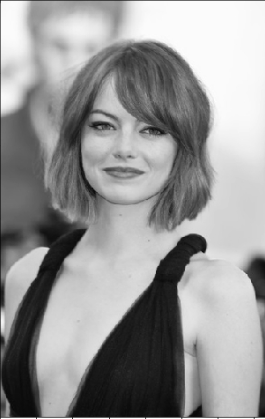
#> input picture HaL6/computer-vision/Lab6/girl.png, 265 x 419 px, found by its file name
$ python test.py
#> lines starting #> are read from the running program, lines starting #| are printed output that depends on the picture
#!/usr/bin/env python

import numpy as np
import cv2

def grayscale(im):
    height, width, channels = im.shape
    grayscale_im = np.zeros((height, width))
    for i in range(height):
        for j in range(width):
            grayscale_im[i][j] = int(np.average(im[i][j]))
    return grayscale_im

def threshold(im):
    '''
    Using local maxima and minima method
    '''
    I_max = np.amax(im)
    I_min = np.amin(im)
    if I_max == I_min:
        epsilon = 0.01
    else:
        epsilon = 0
    return (I_max-I_min)/(I_max+I_min)

# Binarization
def binarization(im):
    im_threshold = 127
    im[grayscale_im <= im_threshold] = 0
    im[grayscale_im > im_threshold] = 255
    return im

if __name__ == "__main__":
    path = './girl.png'
    im = cv2.imread(path)
#> im is the input picture: shape (419, 265, 3); min 8, max 255, mean 150.3
    bin_im = cv2.Canny(im, 100, 200)
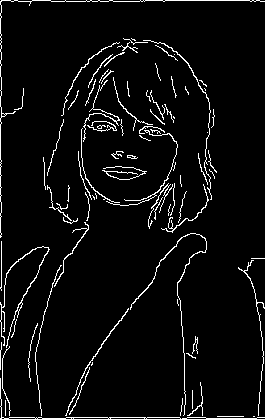
#> bin_im: shape (419, 265); 4.8% white in thin lines or dots
    cv2.imwrite('res1.png', bin_im)
